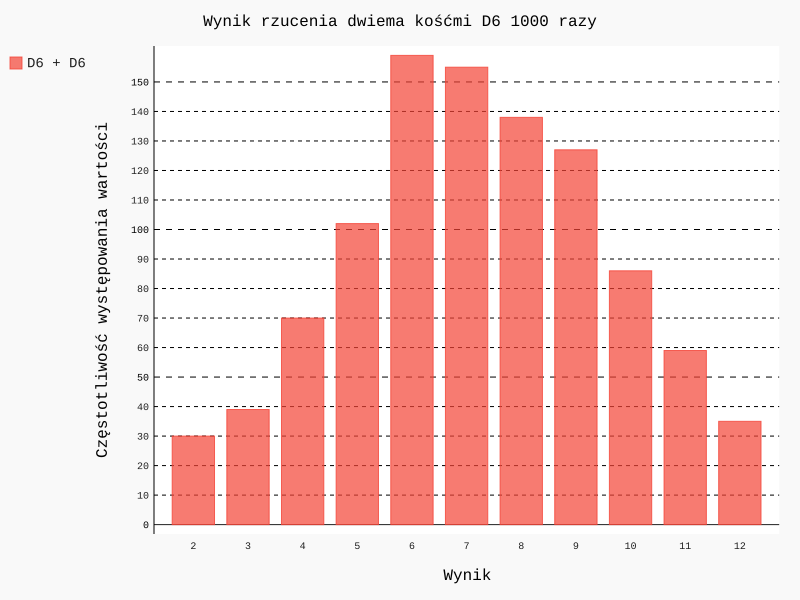

Source code (Python):
import pygal
from die import Die

# Utworzenie dwóch kości do gry typu 6D
die_1 = Die()
die_2 = Die()

# Wykonanie pewnej liczby rzutów i umieszczenie wyników na liście
results = []

for roll_num in range(1000):
    
    result = die_1.roll() + die_2.roll()
    results.append(result)
    
# Analiza wyników
frequencies = []
max_result = die_1.num_sides + die_2.num_sides

for value in range(2, max_result + 1):
    frequency = results.count(value)
    frequencies.append(frequency)

# Wizualizacja wyników
hist = pygal.Bar()
hist.force_uri_protocol = 'http'

hist.title = 'Wynik rzucenia dwiema kośćmi D6 1000 razy'
hist.x_labels = ['2', '3', '4', '5', '6', '7', '8', '9', '10', '11', '12']
hist.x_title = "Wynik"
hist.y_title = "Częstotliwość występowania wartości"

hist.add('D6 + D6', frequencies)
hist.render_to_file('dice_visual.svg')
   
print(frequencies)
